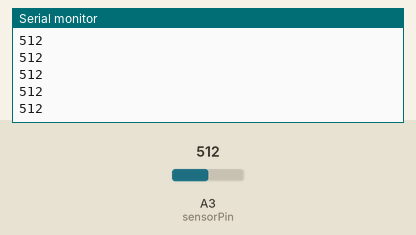
Simulated run of this sketch. Board: Arduino Uno, built with avr-gcc and run on an emulated ATmega328P. Parts: the last lines printed to the serial monitor. The inputs (shaded band) are chosen by the test bench; at power-on: A3 (sensorPin) = 512.

Above: at 1.2 s.
1.3 s: A3 (sensorPin) set to 716
At 2.1 s:
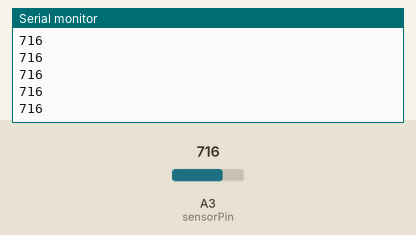
2.8 s: A3 (sensorPin) set to 900
At 3.5 s:
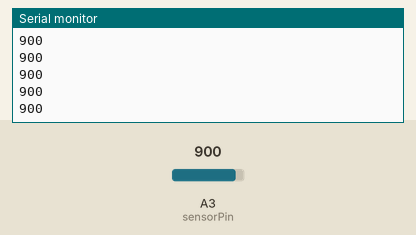
Timing chart, 0 to 5.8 s (numbered marks = the images above; inputs shaded):
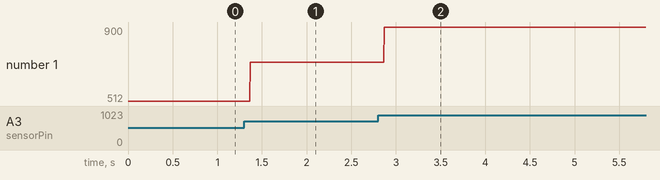

The sketch:

smarden.ino
```cpp
#include "utils.h"

const int DRY = 820;   //x >= DRY  means the sensor is completly dry
const int WATER = 485; // x <= WATER means the sensor is submerged in water
const int MOIST_SOIL = 700;
int sensorPin = A3;

void setup()
{
    Serial.begin(9600);
}

void loop()
{
    Serial.println(analogRead(sensorPin));
}
```

utils.h
```cpp

```

Measured:
- after the input at 1.3 s, the serial monitor: prints a new line after 0.07 s (image 1)
- after the input at 2.8 s, the serial monitor: prints a new line after 0.07 s (image 2)
- plotted number 1: 512 → 716 after the input at 1.3 s, 716 → 900 after the input at 2.8 s
